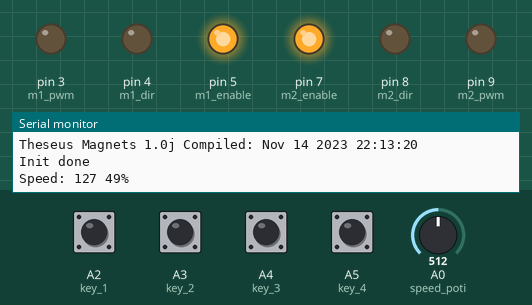
A sketch run on a simulated Arduino Uno, built with avr-gcc and run on an emulated ATmega328P. On the bench: output pins drawn as LEDs (lit = HIGH), the last lines printed to the serial monitor. Inputs (shaded band) come from the test bench; at power-on: A2 (key_1), A3 (key_2), A4 (key_3), A5 (key_4) HIGH, A0 (speed_poti) = 512.

Above: at 1.2 s.
1.3 s: A2 (key_1) pulled LOW for 0.15 s
At 2.0 s:
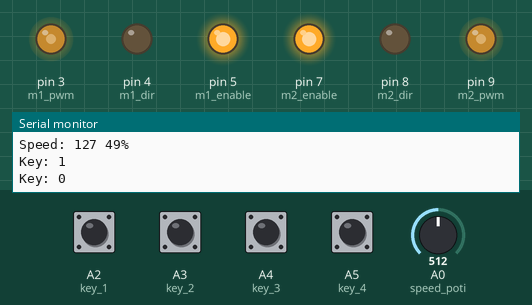
3.0 s: A3 (key_2) pulled LOW for 0.15 s
At 3.16 s:
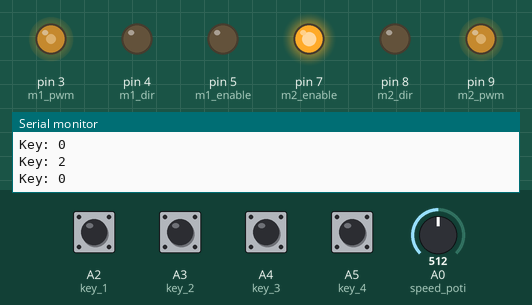
4.7 s: A4 (key_3) pulled LOW for 0.15 s
At 5.7 s:
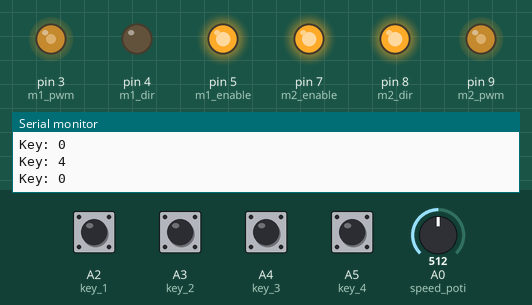
6.4 s: A5 (key_4) pulled LOW for 0.15 s
At 7.0 s:
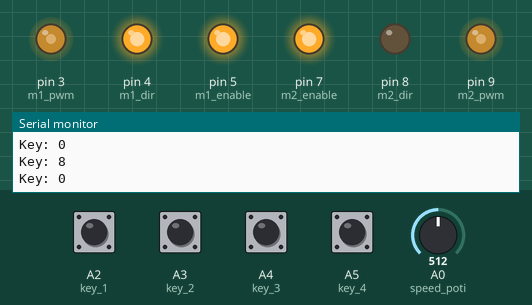
8.1 s: A2 (key_1) pulled LOW for 1 s
At 8.9 s:
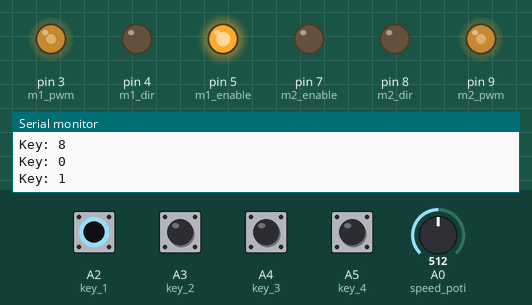
10.6 s: A4 (key_3) pulled LOW for 1 s
At 11.4 s:
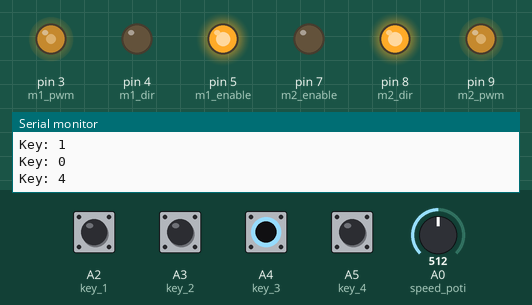
Timing chart, 0 to 13.6 s (numbered marks = the images above; inputs shaded):
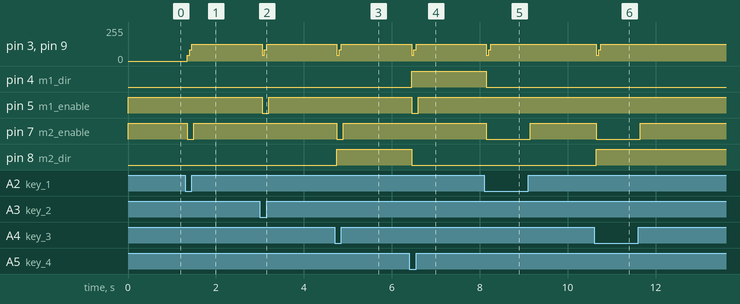

The sketch:

MagnetControl.ino
```cpp
/*
 *  Theseus Magnet-Steuerung
 *
 *  Normalerweise erfolgt die Steuerung über SPI mit einem Byte,
 *  wobei Bit 0..1 die Richtung angibt und Bit 2 einschaltet:
 *     4: Nord  5: West  6: Süd  7: Ost
 *  Alle anderen Werte schalten die Magnete aus.
 *  Es wird immer das zuvor gesendete Byte geantwortet.
 *
 *  Weitere Details siehe Theseus_Aufbau.
 *
 *  Getestet werden kann mit den Tasten wie folgt:
 *  Vier Taster auf den Pins A1 bis A4 bestromen die Spulen,
 *  wobei die Richtungen entgegen dem Uhrzeigersinn gewählt sind
 *  (und nicht paarweise für die Spulen).
 *      A1: Nord
 *      A2: West
 *      A3: Süd
 *      A4: Ost
 *  Mit dem Poti an A0 wird das Tastverhältnis, d.h.
 *  die an der jeweiligen Spule wirksame Magnetisierung eingestellt.
 *  Ist keine Taste gedrückt, wird der Treiber abgeschaltet.
 *
 *  Die Bezeichnungen für die Richtungen im Schaltplan
 *  und in der Pinbelegungs-Tabelle können abweichen.
 */

#include <SPI.h>


/*
 * SPI interrupt routine
 * Called whenever a SPI exchange has been done
 * The value obtained is in the data register
 *
 * Communication is done via global variables:
 */
volatile byte spiFlag = 0;          // to tell main loop new data arrived
volatile byte spiErrflag = 0;
volatile byte spiGotval = 0;            // the value just received

// SPI interrupt routine
ISR (SPI_STC_vect)
{
    if (bitRead(SPSR, WCOL))    // write collision?
        spiErrflag = 1;         // yes
    spiGotval = SPDR;           // grab byte from SPI Data Register
    if (!spiFlag) {
      SPDR = spiGotval;           // and return this value by next transfer
      spiFlag = 1;                // tell we got new byte
    }
}  // end of interrupt routine SPI_STC_vect

/* Port numbers (in Arduino numbering) */

const char version [] = "1.0j";

// Magnet 1 (West-Ost)
const int m1_pwm = 3;
const int m1_dir = 4;
const int m1_enable = 5;
// Magnet 2
const int m2_pwm = 9;
const int m2_dir = 8;
const int m2_enable = 7;


// control pins (user interface)
const int speed_poti = A0;
const int key_1 = A2;
const int key_2 = A3;
const int key_3 = A4;
const int key_4 = A5;

// directions plus activation bit
#define DirNorth 4
#define DirWest 5
#define DirSouth 6
#define DirEast 7

// some globals
int magforce = 0;       // pwm ratio


/*
 * Setup
 */

void setup() {
    // initialize serial communications:
    Serial.begin(115200);
    Serial.println();
    Serial.print("\nTheseus Magnets ");
    Serial.print(version);
    Serial.print(" Compiled: ");
    Serial.print(__DATE__);
    Serial.print(" ");
    Serial.println(__TIME__);

    // Magnet 1 control pins
    pinMode(m1_pwm, OUTPUT);        // Speed control
    pinMode(m1_dir, OUTPUT);
    pinMode(m1_enable, OUTPUT);
    digitalWrite(m1_enable, !LOW);

    // Magnet 2 control pins
    pinMode(m2_pwm, OUTPUT);        // Speed control
    pinMode(m2_dir, OUTPUT);
    pinMode(m2_enable, OUTPUT);
    digitalWrite(m2_enable, !LOW);

    // setup analog pins as key inputs
    pinMode(key_1, INPUT_PULLUP);
    pinMode(key_2, INPUT_PULLUP);
    pinMode(key_3, INPUT_PULLUP);
    pinMode(key_4, INPUT_PULLUP);

    // SPI Pin modes:
    pinMode(MOSI, INPUT);
    pinMode(MISO, OUTPUT);
    pinMode(SS, INPUT);
    // Enable SPI in slave mode and enable interrupts
    bitClear(SPCR, MSTR);
    bitSet(SPCR, SPE);
    SPI.attachInterrupt();


    // Init done
    Serial.println("Init done");

}

/*
 *  Set the PWM values, directions and enable as required
 *
 */
void setports(int force, int m1en, int m1dir, int m2en, int m2dir) {

    digitalWrite(m1_enable, !m1en);
    digitalWrite(m1_dir,  m1dir);
    analogWrite(m1_pwm, force);

    digitalWrite(m2_enable, !m2en);
    digitalWrite(m2_dir,  m2dir);

    analogWrite(m2_pwm, force);
}


void setdir(int direction) {
    switch (direction) {
    case DirNorth:
        setports(magforce, LOW, LOW, HIGH, LOW);
        break;
    case DirWest:
        setports(magforce, HIGH, LOW, LOW, LOW);
        break;
    case DirSouth:
        setports(magforce, LOW, LOW, HIGH, HIGH);
        break;
    case DirEast:
        setports(magforce, HIGH, HIGH, LOW, LOW);
        break;
    default:
        setports(magforce, LOW, LOW, LOW, LOW);
        break;
    }
}

void setbydir(int direction) {
    int mfsav = magforce;
    magforce = mfsav / 3;
    setdir(direction);
    delay(50);
    magforce = magforce + magforce;
    setdir(direction);
    delay(50);
    magforce = mfsav;
    setdir(direction);
}

// bit masks for keys
#define K1 1
#define K2 2
#define K3 4
#define K4 8
/*
 * Drive shield
 */

 // key values are essentially 4 Bits, so there are 16 cases;
void actuate(int key, int speed) {
    switch (key) {
        // single keys
        case K1: // Nord
            setbydir(DirNorth);
            break;
        case K2: // West
            setbydir(DirWest);
            break;
        case K3: // Süd
            setbydir(DirSouth);
            break;
        case K4: // Ost
            setbydir(DirEast);
            break;

        default:
            // if no key or invalid key combination, disable
            digitalWrite(m1_enable, !LOW);
            digitalWrite(m2_enable, !LOW);
            return;
    }

}

/*
 * tell which key(s) are pressed
 */
int getkey() {
    int rc = 0;
    if (digitalRead(key_1) == LOW) rc |= K1;
    if (digitalRead(key_2) == LOW) rc |= K2;
    if (digitalRead(key_3) == LOW) rc |= K3;
    if (digitalRead(key_4) == LOW) rc |= K4;
    return rc;
}

/*
 *  Processing loop
 *  determine key pressed,
 *  then read speed from analog input
 *
 */
void loop() {
    // check if new SPI command arrived
    if (spiFlag == 1) {

        Serial.print("SPI: ");
        Serial.print(spiGotval);
        switch (spiGotval) {
           case 0:
              Serial.println(" Off");
              break;
           case DirNorth:
              Serial.println(" North");
              break;
           case DirSouth:
              Serial.println(" South");
              break;
           case DirWest:
              Serial.println(" West");
              break;
           case DirEast:
              Serial.println(" East");
              break;
        }
        setbydir(spiGotval);
        spiFlag = 0;       // command accepted
        return;
    }


    // check if key has changed
    static int lastkey = 0;
    int newkey = getkey();
    if (lastkey != newkey) {
        // key change, wait for debounce and try again
        lastkey = newkey;
        Serial.print("Key: ");
        Serial.println(newkey);
        delay(50);
        // now act upon key
        actuate(newkey, magforce);
        return;
    }

    // get speed value as potentiometer value
    // ensure duty time between 1% and 90%
    magforce = map(analogRead(speed_poti), 0, 1023, 3, 252);
    static int prevforce = 0;
    if (abs(magforce - prevforce) > 3) {
        Serial.print("Speed: ");
        Serial.print(magforce);
        Serial.print(" ");
        Serial.print(magforce*100/255);
        Serial.println("%");
        prevforce = magforce;
    }

}
```

Measured:
- after the input at 1.3 s, pin 3 (m1_pwm), pin 9 (m2_pwm): 0/255 → 127/255 after 0.05 s; pin 7 (m2_enable): HIGH → LOW after 0.05 s, → HIGH 0.15 s later
- after the input at 3.0 s, pin 3 (m1_pwm), pin 9 (m2_pwm): 127/255 → 42/255 after 0.05 s, → 84/255 0.05 s later, → 127/255 0.05 s later; pin 5 (m1_enable): HIGH → LOW after 0.05 s, → HIGH 0.15 s later
- after the input at 4.7 s, pin 3 (m1_pwm), pin 9 (m2_pwm): 127/255 → 42/255 after 0.05 s, → 84/255 0.05 s later, → 127/255 0.05 s later; pin 7 (m2_enable): HIGH → LOW after 0.05 s, → HIGH 0.15 s later; pin 8 (m2_dir): LOW → HIGH after 0.05 s
- after the input at 6.4 s, pin 3 (m1_pwm), pin 9 (m2_pwm): 127/255 → 42/255 after 0.05 s, → 84/255 0.05 s later, → 127/255 0.05 s later; pin 4 (m1_dir): LOW → HIGH after 0.05 s; pin 5 (m1_enable): HIGH → LOW after 0.05 s, → HIGH 0.15 s later; pin 8 (m2_dir): HIGH → LOW after 0.05 s
- after the input at 8.1 s, pin 3 (m1_pwm), pin 9 (m2_pwm): 127/255 → 42/255 after 0.05 s, → 84/255 0.05 s later, → 127/255 0.05 s later; pin 4 (m1_dir): HIGH → LOW after 0.05 s; pin 7 (m2_enable): HIGH → LOW after 0.05 s, → HIGH 1.0 s later
- after the input at 10.6 s, pin 3 (m1_pwm), pin 9 (m2_pwm): 127/255 → 42/255 after 0.05 s, → 84/255 0.05 s later, → 127/255 0.05 s later; pin 7 (m2_enable): HIGH → LOW after 0.05 s, → HIGH 1.0 s later; pin 8 (m2_dir): LOW → HIGH after 0.05 s
